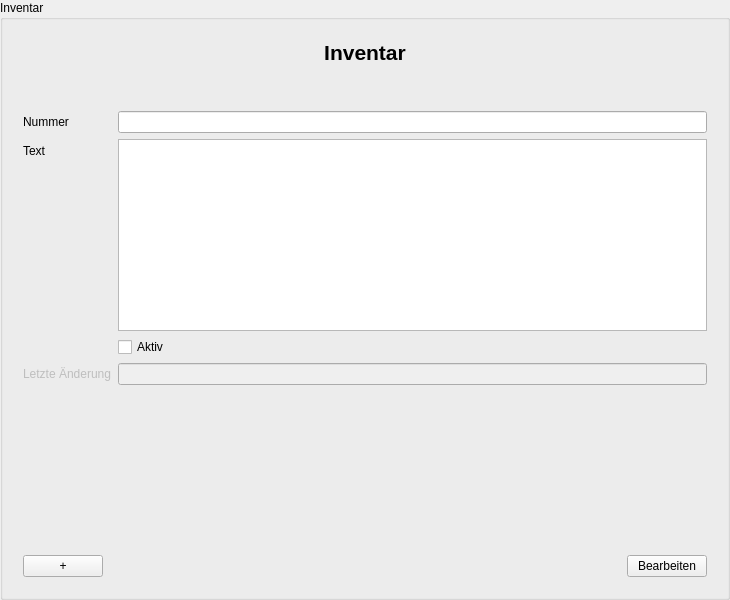
<?xml version="1.0" encoding="UTF-8" ?>
<ui version="4.0">
 <class>InventoryInputArea</class>
 <widget class="QGroupBox" name="InventoryInputArea">
  <property name="geometry">
   <rect>
    <x>0</x>
    <y>0</y>
    <width>730</width>
    <height>600</height>
   </rect>
  </property>
  <property name="windowTitle">
   <string>Inventar</string>
  </property>
  <property name="accessibleName">
   <string>InventoryInputDialog</string>
  </property>
  <property name="title">
   <string>Inventar</string>
  </property>
  <layout class="QGridLayout" name="gridLayout_3">
   <item row="0" column="0">
    <widget class="QWidget" name="GroupBox" native="true">
     <layout class="QVBoxLayout" name="verticalLayout_3">
      <item>
       <layout class="QVBoxLayout" name="verticalLayout">
        <item>
         <widget class="QLabel" name="headerLabel">
          <property name="font">
           <font>
            <pointsize>16</pointsize>
            <weight>75</weight>
            <bold>true</bold>
           </font>
          </property>
          <property name="text">
           <string>Inventar</string>
          </property>
          <property name="alignment">
           <set>Qt::AlignCenter</set>
          </property>
         </widget>
        </item>
       </layout>
      </item>
      <item>
       <spacer name="verticalSpacer_2">
        <property name="orientation">
         <enum>Qt::Vertical</enum>
        </property>
        <property name="sizeType">
         <enum>QSizePolicy::Preferred</enum>
        </property>
        <property name="sizeHint" stdset="0">
         <size>
          <width>20</width>
          <height>40</height>
         </size>
        </property>
       </spacer>
      </item>
      <item>
       <layout class="QFormLayout" name="formLayout">
        <item row="0" column="0">
         <widget class="QLabel" name="label_Number">
          <property name="text">
           <string>Nummer</string>
          </property>
          <property name="buddy">
           <cstring>numberLineEdit</cstring>
          </property>
         </widget>
        </item>
        <item row="0" column="1">
         <widget class="QLineEdit" name="numberLineEdit" />
        </item>
        <item row="1" column="0">
         <widget class="QLabel" name="descriptionLabel">
          <property name="text">
           <string>Text</string>
          </property>
         </widget>
        </item>
        <item row="1" column="1">
         <widget class="QTextEdit" name="descriptionTextEdit" />
        </item>
        <item row="3" column="0">
         <widget class="QLabel" name="lastUpdateLabel">
          <property name="enabled">
           <bool>false</bool>
          </property>
          <property name="text">
           <string>Letzte Änderung</string>
          </property>
          <property name="buddy">
           <cstring>lastUpdateLineEdit</cstring>
          </property>
         </widget>
        </item>
        <item row="3" column="1">
         <widget class="QLineEdit" name="lastUpdateLineEdit">
          <property name="enabled">
           <bool>false</bool>
          </property>
         </widget>
        </item>
        <item row="2" column="1">
         <widget class="QCheckBox" name="activCheckBox">
          <property name="text">
           <string>Aktiv</string>
          </property>
         </widget>
        </item>
       </layout>
      </item>
      <item>
       <spacer name="verticalSpacer">
        <property name="orientation">
         <enum>Qt::Vertical</enum>
        </property>
        <property name="sizeHint" stdset="0">
         <size>
          <width>20</width>
          <height>40</height>
         </size>
        </property>
       </spacer>
      </item>
      <item>
       <layout class="QHBoxLayout" name="horizontalLayout">
        <item>
         <widget class="QPushButton" name="addPushButton">
          <property name="text">
           <string>+</string>
          </property>
         </widget>
        </item>
        <item>
         <spacer name="horizontalSpacer">
          <property name="orientation">
           <enum>Qt::Horizontal</enum>
          </property>
          <property name="sizeHint" stdset="0">
           <size>
            <width>40</width>
            <height>20</height>
           </size>
          </property>
         </spacer>
        </item>
        <item>
         <widget class="QPushButton" name="editFinishPushButton">
          <property name="text">
           <string>Bearbeiten</string>
          </property>
         </widget>
        </item>
       </layout>
      </item>
     </layout>
    </widget>
   </item>
  </layout>
 </widget>
 <tabstops>
  <tabstop>numberLineEdit</tabstop>
  <tabstop>descriptionTextEdit</tabstop>
  <tabstop>activCheckBox</tabstop>
  <tabstop>lastUpdateLineEdit</tabstop>
  <tabstop>addPushButton</tabstop>
  <tabstop>editFinishPushButton</tabstop>
 </tabstops>
 <resources />
 <connections />
</ui>
